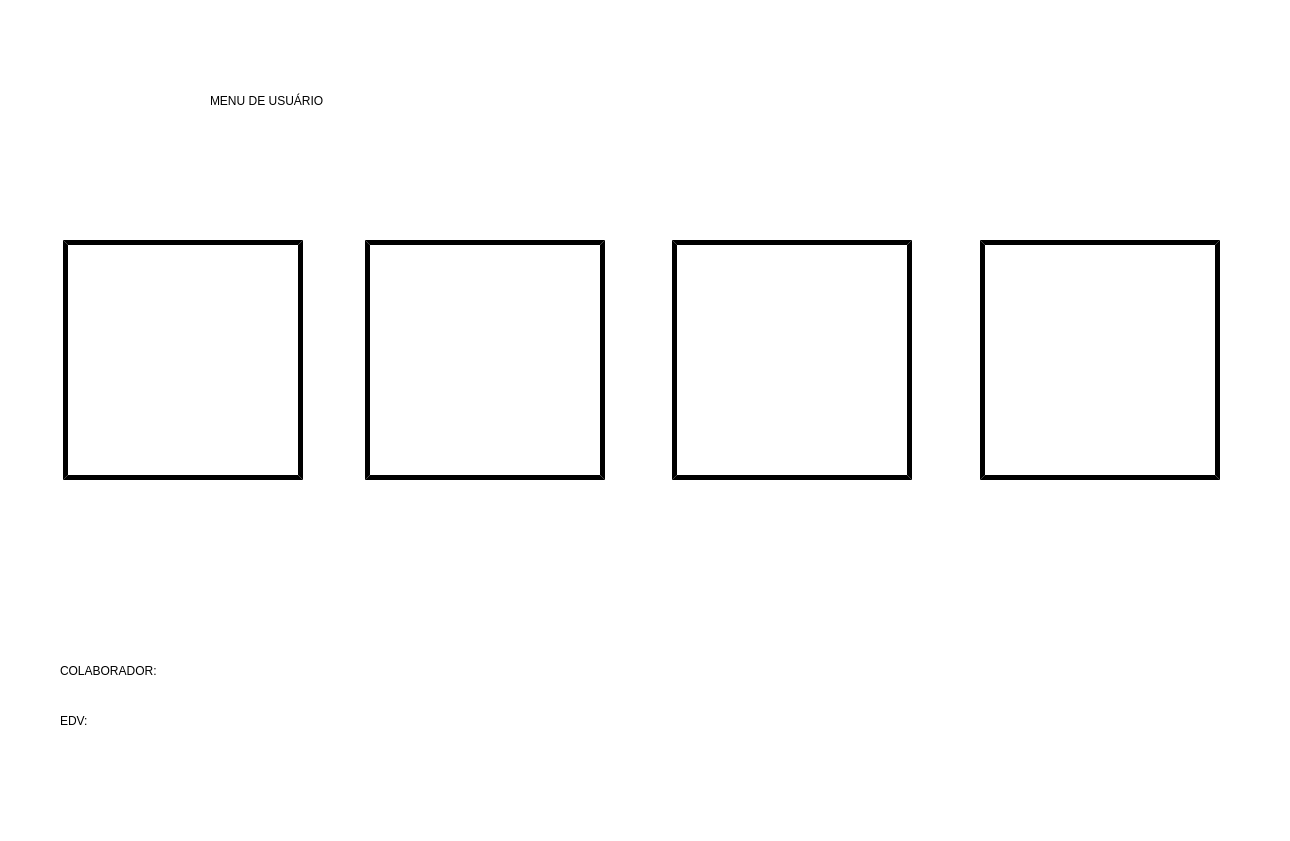
<?xml version="1.0" encoding="UTF-8"?>
<ui version="4.0">
 <class>MainWindow</class>
 <widget class="QMainWindow" name="MainWindow">
  <property name="geometry">
   <rect>
    <x>0</x>
    <y>0</y>
    <width>1290</width>
    <height>841</height>
   </rect>
  </property>
  <property name="minimumSize">
   <size>
    <width>1275</width>
    <height>841</height>
   </size>
  </property>
  <property name="maximumSize">
   <size>
    <width>1290</width>
    <height>841</height>
   </size>
  </property>
  <property name="windowTitle">
   <string>MainWindow</string>
  </property>
  <property name="styleSheet">
   <string notr="true">background-color: rgb(255, 255, 255);</string>
  </property>
  <widget class="QWidget" name="centralwidget">
   <widget class="QPushButton" name="Botao_PH">
    <property name="geometry">
     <rect>
      <x>672</x>
      <y>240</y>
      <width>240</width>
      <height>240</height>
     </rect>
    </property>
    <property name="styleSheet">
     <string notr="true">border-style: outset;
background-color: rgb(255, 255, 255);
border-color: rgb(0, 0, 0);
border-width:5px;</string>
    </property>
    <property name="text">
     <string/>
    </property>
    <property name="icon">
     <iconset>
      <normaloff>imagens/PH.png</normaloff>imagens/PH.png</iconset>
    </property>
    <property name="iconSize">
     <size>
      <width>220</width>
      <height>220</height>
     </size>
    </property>
   </widget>
   <widget class="QPushButton" name="Botao_Manutencao">
    <property name="geometry">
     <rect>
      <x>63</x>
      <y>240</y>
      <width>240</width>
      <height>240</height>
     </rect>
    </property>
    <property name="whatsThis">
     <string>&lt;html&gt;&lt;head/&gt;&lt;body&gt;&lt;p&gt;&lt;br/&gt;&lt;/p&gt;&lt;/body&gt;&lt;/html&gt;</string>
    </property>
    <property name="styleSheet">
     <string notr="true">border-style: outset;
background-color: rgb(255, 255, 255);
border-color: rgb(0, 0, 0);
border-width:5px;</string>
    </property>
    <property name="text">
     <string/>
    </property>
    <property name="icon">
     <iconset>
      <normaloff>imagens/MANUTENCAO.png</normaloff>imagens/MANUTENCAO.png</iconset>
    </property>
    <property name="iconSize">
     <size>
      <width>220</width>
      <height>220</height>
     </size>
    </property>
   </widget>
   <widget class="QPushButton" name="Botao_Cadastros">
    <property name="geometry">
     <rect>
      <x>365</x>
      <y>240</y>
      <width>240</width>
      <height>240</height>
     </rect>
    </property>
    <property name="styleSheet">
     <string notr="true">border-style: outset;
background-color: rgb(255, 255, 255);
border-color: rgb(0, 0, 0);
border-width:5px;</string>
    </property>
    <property name="text">
     <string/>
    </property>
    <property name="icon">
     <iconset>
      <normaloff>imagens/CADASTROS.png</normaloff>imagens/CADASTROS.png</iconset>
    </property>
    <property name="iconSize">
     <size>
      <width>220</width>
      <height>220</height>
     </size>
    </property>
   </widget>
   <widget class="QPushButton" name="Botao_Sair">
    <property name="geometry">
     <rect>
      <x>980</x>
      <y>240</y>
      <width>240</width>
      <height>240</height>
     </rect>
    </property>
    <property name="styleSheet">
     <string notr="true">border-style: outset;
background-color: rgb(255, 255, 255);
border-color: rgb(0, 0, 0);
border-width:5px;</string>
    </property>
    <property name="text">
     <string/>
    </property>
    <property name="icon">
     <iconset>
      <normaloff>imagens/SAIR.png</normaloff>imagens/SAIR.png</iconset>
    </property>
    <property name="iconSize">
     <size>
      <width>220</width>
      <height>220</height>
     </size>
    </property>
   </widget>
   <widget class="QLabel" name="Label_Borda">
    <property name="geometry">
     <rect>
      <x>0</x>
      <y>783</y>
      <width>1290</width>
      <height>18</height>
     </rect>
    </property>
    <property name="text">
     <string/>
    </property>
    <property name="pixmap">
     <pixmap>Imagens/Borda.png</pixmap>
    </property>
    <property name="scaledContents">
     <bool>true</bool>
    </property>
   </widget>
   <widget class="QPushButton" name="Botao_Seta_Direita">
    <property name="geometry">
     <rect>
      <x>1150</x>
      <y>600</y>
      <width>111</width>
      <height>141</height>
     </rect>
    </property>
    <property name="styleSheet">
     <string notr="true">border-style: inside;
background-color: rgb(255, 255, 255);
border-color: rgb(0, 0, 0);
border-width:3px;</string>
    </property>
    <property name="text">
     <string/>
    </property>
    <property name="icon">
     <iconset>
      <normaloff>imagens/Seta Branca para direita.png</normaloff>imagens/Seta Branca para direita.png</iconset>
    </property>
    <property name="iconSize">
     <size>
      <width>130</width>
      <height>130</height>
     </size>
    </property>
   </widget>
   <widget class="QPushButton" name="Botao_Seta_Esquerda">
    <property name="geometry">
     <rect>
      <x>1000</x>
      <y>590</y>
      <width>121</width>
      <height>161</height>
     </rect>
    </property>
    <property name="styleSheet">
     <string notr="true">border-style: inside;
background-color: rgb(255, 255, 255);
border-color: rgb(0, 0, 0);
border-width:3px;</string>
    </property>
    <property name="text">
     <string/>
    </property>
    <property name="icon">
     <iconset>
      <normaloff>imagens/Seta Preta para esquerda.png</normaloff>imagens/Seta Preta para esquerda.png</iconset>
    </property>
    <property name="iconSize">
     <size>
      <width>135</width>
      <height>135</height>
     </size>
    </property>
   </widget>
   <widget class="QLabel" name="Label_Menu_De_Usuario">
    <property name="geometry">
     <rect>
      <x>210</x>
      <y>40</y>
      <width>875</width>
      <height>121</height>
     </rect>
    </property>
    <property name="styleSheet">
     <string notr="true">border-style: outset;



background-color: rgb(255, 255, 255);
border-color: rgb(0, 0, 0);
border-width:0px;

font: 75 65pt &quot;Bosch Sans Bold&quot;;</string>
    </property>
    <property name="text">
     <string>MENU DE USUÁRIO</string>
    </property>
   </widget>
   <widget class="QLabel" name="Label_Colaborador">
    <property name="geometry">
     <rect>
      <x>60</x>
      <y>650</y>
      <width>551</width>
      <height>41</height>
     </rect>
    </property>
    <property name="styleSheet">
     <string notr="true">border-style: outset;



background-color: rgb(255, 255, 255);
border-color: rgb(0, 0, 0);
border-width:0px;

font: 75 15pt &quot;Bosch Sans Bold&quot;;</string>
    </property>
    <property name="text">
     <string>COLABORADOR:</string>
    </property>
   </widget>
   <widget class="QLabel" name="Label_EDV">
    <property name="geometry">
     <rect>
      <x>60</x>
      <y>700</y>
      <width>371</width>
      <height>41</height>
     </rect>
    </property>
    <property name="styleSheet">
     <string notr="true">border-style: outset;



background-color: rgb(255, 255, 255);
border-color: rgb(0, 0, 0);
border-width:0px;

font: 75 15pt &quot;Bosch Sans Bold&quot;;</string>
    </property>
    <property name="text">
     <string>EDV:</string>
    </property>
   </widget>
  </widget>
  <widget class="QMenuBar" name="menubar">
   <property name="geometry">
    <rect>
     <x>0</x>
     <y>0</y>
     <width>1290</width>
     <height>21</height>
    </rect>
   </property>
  </widget>
  <widget class="QStatusBar" name="statusbar"/>
 </widget>
 <resources/>
 <connections/>
</ui>
